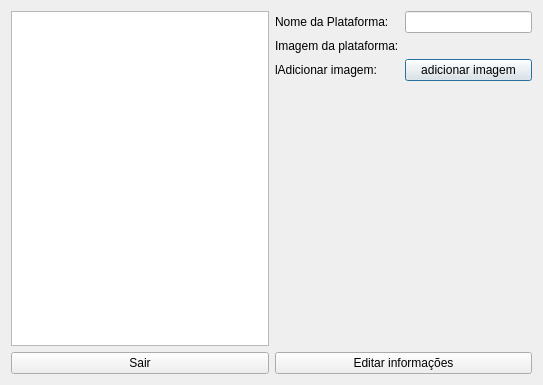
<?xml version="1.0" encoding="UTF-8"?>
<ui version="4.0">
 <class>Dialog</class>
 <widget class="QDialog" name="Dialog">
  <property name="geometry">
   <rect>
    <x>0</x>
    <y>0</y>
    <width>543</width>
    <height>385</height>
   </rect>
  </property>
  <property name="windowTitle">
   <string>Visualizar Plataforma</string>
  </property>
  <property name="modal">
   <bool>true</bool>
  </property>
  <layout class="QGridLayout" name="gridLayout">
   <item row="0" column="2">
    <layout class="QFormLayout" name="formLayout">
     <item row="0" column="0">
      <widget class="QLabel" name="label">
       <property name="text">
        <string>Nome da Plataforma:</string>
       </property>
      </widget>
     </item>
     <item row="0" column="1">
      <widget class="QLineEdit" name="txtNome"/>
     </item>
     <item row="1" column="0">
      <widget class="QLabel" name="label_2">
       <property name="text">
        <string>Imagem da plataforma:</string>
       </property>
      </widget>
     </item>
     <item row="1" column="1">
      <widget class="QLabel" name="label_3">
       <property name="text">
        <string/>
       </property>
      </widget>
     </item>
     <item row="2" column="0">
      <widget class="QLabel" name="label_4">
       <property name="text">
        <string>lAdicionar imagem:</string>
       </property>
      </widget>
     </item>
     <item row="2" column="1">
      <widget class="QPushButton" name="btnAdd">
       <property name="text">
        <string>adicionar imagem</string>
       </property>
      </widget>
     </item>
    </layout>
   </item>
   <item row="0" column="0">
    <widget class="QListView" name="listView"/>
   </item>
   <item row="1" column="0">
    <widget class="QPushButton" name="btnSair">
     <property name="text">
      <string>Sair</string>
     </property>
    </widget>
   </item>
   <item row="1" column="2">
    <widget class="QPushButton" name="btnEditar">
     <property name="text">
      <string>Editar informações</string>
     </property>
    </widget>
   </item>
  </layout>
 </widget>
 <resources/>
 <connections/>
</ui>
